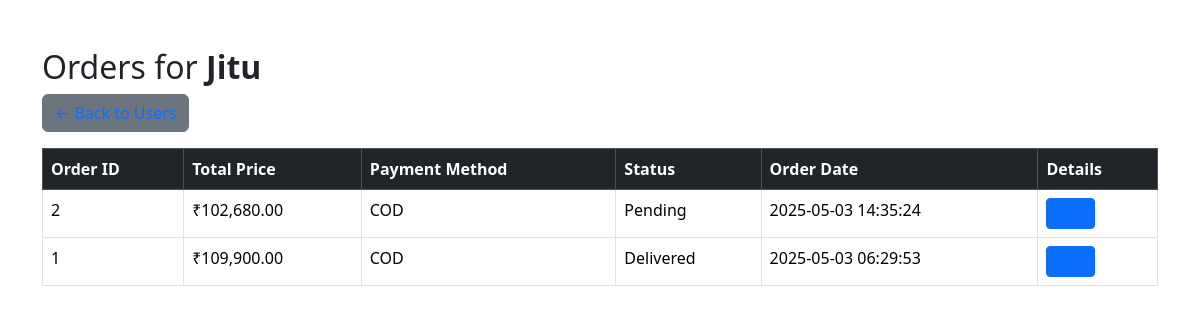
The app's page /admin/user_orders.php?user_id=1 (signed in) with its own data.
### tables this page shows
CREATE TABLE `users` (
  `user_id` int(11) NOT NULL,
  `name` varchar(100) NOT NULL,
  `email` varchar(100) NOT NULL,
  `password` varchar(255) NOT NULL,
  `created_at` timestamp NOT NULL DEFAULT current_timestamp()
);

CREATE TABLE `orders` (
  `order_id` int(11) NOT NULL,
  `user_id` int(11) DEFAULT NULL,
  `total_price` decimal(10,2) DEFAULT NULL,
  `payment_method` varchar(50) DEFAULT NULL,
  `status` varchar(50) DEFAULT 'Pending',
  `order_date` timestamp NOT NULL DEFAULT current_timestamp()
);

### admin/user_orders.php (the view, shortened to what this page needs)
<?php
include('../includes/db_connect.php');
$user_id = intval($_GET['user_id']);
$user_query = $con->query("SELECT name FROM users WHERE user_id = $user_id");
$user = $user_query->fetch_assoc();
$order_query = $con->query("SELECT * FROM orders WHERE user_id = $user_id ORDER BY order_date DESC");
?>
<!DOCTYPE html>
<html>
<head>
    <link rel="stylesheet" href="https://cdn.jsdelivr.net/npm/bootstrap@5.3.5/dist/css/bootstrap.min.css">
    <?php include '../includes/mode.php'; ?>
</head>
<body>
<div class="container mt-5">
    <h2>Orders for <strong><?= htmlspecialchars($user['name']) ?></strong></h2>
    <a href="users.php" class="btn btn-secondary mb-3">← Back to Users</a>
    <?php if ($order_query->num_rows > 0): ?>
        <table class="table table-bordered">
            <thead class="table-dark">
                <tr>
                    <th>Order ID</th>
                    <th>Total Price</th>
                    <th>Payment Method</th>
                    <th>Status</th>
                    <th>Order Date</th>
                    <th>Details</th>
                </tr>
            </thead>
            <tbody>
            <?php while ($order = $order_query->fetch_assoc()): ?>
                <tr>
                    <td><?= $order['order_id'] ?></td>
                    <td>₹<?= number_format($order['total_price'], 2) ?></td>
                    <td><?= $order['payment_method'] ?></td>
                    <td><?= $order['status'] ?></td>
                    <td><?= $order['order_date'] ?></td>
                    <td><a href="order_details.php?order_id=<?= $order['order_id'] ?>" class="btn btn-sm btn-primary">View</a></td>
                </tr>
            <?php endwhile; ?>
            </tbody>
        </table>
    <?php else: ?>
        <div class="alert alert-info">This user has not placed any orders.</div>
    <?php endif; ?>
</div>
</body>
</html>

### assets/css/mode.css (style rules this page uses)
:root { --primary-color: #0d6efd; }
a, .btn, .sidebar a:hover { color: var(--primary-color); }

### records on screen
users: name "Jitu"
orders: order_id "2", total_price "102,680.00", payment_method "COD", status "Pending", order_date "2025-05-03 14:35:24"
orders: order_id "1", total_price "109,900.00", payment_method "COD", status "Delivered", order_date "2025-05-03 06:29:53"
